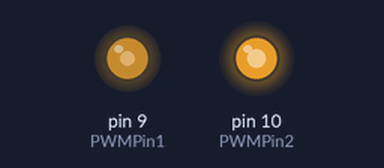
A sketch run on a simulated Arduino Uno, built with avr-gcc and run on an emulated ATmega328P. Parts: output pins drawn as LEDs (lit = HIGH).

Above: at 0.1 s.
Timing chart, 0 to 1.6 s (numbered marks = the images above):
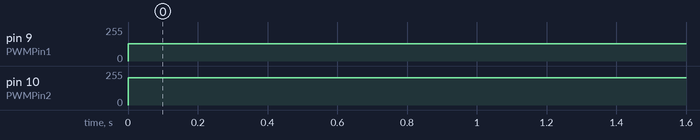

Measured:
- by itself, pin 9 (PWMPin1): 0/255 → 128/255 at 0.00 s
- by itself, pin 10 (PWMPin2): 0/255 → 204/255 at 0.00 s

The sketch:

2pin_example.ino
```cpp
#include <avr/io.h>

#define PWMPin1 9 // 9ピン
#define PWMPin2 10  // 10ピン

unsigned int frq = 10000; // 周波数: 10kHz
float duty1 = 0.50; // Pin1に指定したいデューティ比
float duty2 = 0.80; // Pin2に指定したいデューティ比

void setup() {
  pinMode(PWMPin1, OUTPUT);
  pinMode(PWMPin2, OUTPUT);
}

void loop() {

  // モード指定
  TCCR1A = 0b10100000; // <- COMA1を1にして9番ピンを有効化 + WGM10 を 0 にすることで ICR1 を TOP 値に指定
  TCCR1B = 0b00010001; // <- 分周比を1にするため、CS12,11,10 をそれぞれ 0,0,1 に変更

  // TOP値指定
  ICR1 = (unsigned int)(8000000 / frq);

  // Duty比指定
  OCR1A = (unsigned int)(8000000 / frq * duty1);
  OCR1B = (unsigned int)(8000000 / frq * duty2);

  delay(1000); // 1秒ごとに更新
}
```
